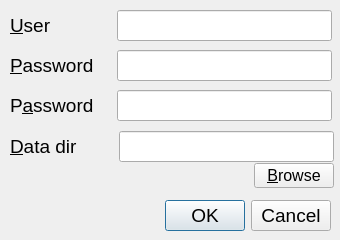
<?xml version="1.0" encoding="UTF-8"?>
<ui version="4.0">
 <class>registration</class>
 <widget class="QDialog" name="registration">
  <property name="geometry">
   <rect>
    <x>0</x>
    <y>0</y>
    <width>340</width>
    <height>240</height>
   </rect>
  </property>
  <property name="sizePolicy">
   <sizepolicy hsizetype="Fixed" vsizetype="Fixed">
    <horstretch>0</horstretch>
    <verstretch>0</verstretch>
   </sizepolicy>
  </property>
  <property name="minimumSize">
   <size>
    <width>340</width>
    <height>240</height>
   </size>
  </property>
  <property name="maximumSize">
   <size>
    <width>340</width>
    <height>240</height>
   </size>
  </property>
  <property name="font">
   <font>
    <pointsize>14</pointsize>
   </font>
  </property>
  <property name="windowTitle">
   <string>Registration</string>
  </property>
  <property name="modal">
   <bool>true</bool>
  </property>
  <widget class="QDialogButtonBox" name="buttonBox">
   <property name="geometry">
    <rect>
     <x>20</x>
     <y>200</y>
     <width>311</width>
     <height>32</height>
    </rect>
   </property>
   <property name="orientation">
    <enum>Qt::Horizontal</enum>
   </property>
   <property name="standardButtons">
    <set>QDialogButtonBox::Cancel|QDialogButtonBox::Ok</set>
   </property>
  </widget>
  <widget class="QWidget" name="horizontalLayoutWidget">
   <property name="geometry">
    <rect>
     <x>10</x>
     <y>10</y>
     <width>322</width>
     <height>31</height>
    </rect>
   </property>
   <layout class="QHBoxLayout" name="horizontalLayout">
    <item>
     <widget class="QLabel" name="label">
      <property name="minimumSize">
       <size>
        <width>100</width>
        <height>0</height>
       </size>
      </property>
      <property name="text">
       <string>&amp;User</string>
      </property>
      <property name="buddy">
       <cstring>user</cstring>
      </property>
     </widget>
    </item>
    <item>
     <widget class="QLineEdit" name="user">
      <property name="sizePolicy">
       <sizepolicy hsizetype="Fixed" vsizetype="Fixed">
        <horstretch>0</horstretch>
        <verstretch>0</verstretch>
       </sizepolicy>
      </property>
      <property name="minimumSize">
       <size>
        <width>215</width>
        <height>28</height>
       </size>
      </property>
      <property name="maximumSize">
       <size>
        <width>215</width>
        <height>16777215</height>
       </size>
      </property>
      <property name="toolTip">
       <string>&lt;!DOCTYPE HTML PUBLIC &quot;-//W3C//DTD HTML 4.0//EN&quot; &quot;http://www.w3.org/TR/REC-html40/strict.dtd&quot;&gt;
&lt;html&gt;&lt;head&gt;&lt;meta name=&quot;qrichtext&quot; content=&quot;1&quot; /&gt;&lt;style type=&quot;text/css&quot;&gt;
p, li { white-space: pre-wrap; }
&lt;/style&gt;&lt;/head&gt;&lt;body style=&quot; font-family:'Ubuntu'; font-size:14pt; font-weight:400; font-style:normal;&quot;&gt;
&lt;p style=&quot; margin-top:0px; margin-bottom:0px; margin-left:0px; margin-right:0px; -qt-block-indent:0; text-indent:0px;&quot;&gt;&lt;span style=&quot; font-size:10pt;&quot;&gt;acceptable user name must constist of underline symbol,  latin alfabet symbols (a-zA-z), numbers (0-9), with length at least 3 symbols&lt;/span&gt;&lt;/p&gt;&lt;/body&gt;&lt;/html&gt;</string>
      </property>
     </widget>
    </item>
   </layout>
  </widget>
  <widget class="QWidget" name="horizontalLayoutWidget_2">
   <property name="geometry">
    <rect>
     <x>10</x>
     <y>50</y>
     <width>322</width>
     <height>31</height>
    </rect>
   </property>
   <layout class="QHBoxLayout" name="horizontalLayout_2">
    <item>
     <widget class="QLabel" name="label_2">
      <property name="minimumSize">
       <size>
        <width>100</width>
        <height>0</height>
       </size>
      </property>
      <property name="text">
       <string>&amp;Password</string>
      </property>
      <property name="buddy">
       <cstring>pass_1</cstring>
      </property>
     </widget>
    </item>
    <item>
     <widget class="QLineEdit" name="pass_1">
      <property name="sizePolicy">
       <sizepolicy hsizetype="Fixed" vsizetype="Fixed">
        <horstretch>0</horstretch>
        <verstretch>0</verstretch>
       </sizepolicy>
      </property>
      <property name="minimumSize">
       <size>
        <width>215</width>
        <height>28</height>
       </size>
      </property>
      <property name="maximumSize">
       <size>
        <width>215</width>
        <height>16777215</height>
       </size>
      </property>
      <property name="toolTip">
       <string>&lt;!DOCTYPE HTML PUBLIC &quot;-//W3C//DTD HTML 4.0//EN&quot; &quot;http://www.w3.org/TR/REC-html40/strict.dtd&quot;&gt;
&lt;html&gt;&lt;head&gt;&lt;meta name=&quot;qrichtext&quot; content=&quot;1&quot; /&gt;&lt;style type=&quot;text/css&quot;&gt;
p, li { white-space: pre-wrap; }
&lt;/style&gt;&lt;/head&gt;&lt;body style=&quot; font-family:'Ubuntu'; font-size:14pt; font-weight:400; font-style:normal;&quot;&gt;
&lt;p style=&quot; margin-top:0px; margin-bottom:0px; margin-left:0px; margin-right:0px; -qt-block-indent:0; text-indent:0px;&quot;&gt;&lt;span style=&quot; font-size:10pt;&quot;&gt;acceptable password must constist of underline symbol,  latin alfabet symbols (a-zA-z), numbers (0-9), with length at least 5 symbols&lt;/span&gt;&lt;/p&gt;&lt;/body&gt;&lt;/html&gt;</string>
      </property>
      <property name="echoMode">
       <enum>QLineEdit::Password</enum>
      </property>
     </widget>
    </item>
   </layout>
  </widget>
  <widget class="QWidget" name="horizontalLayoutWidget_3">
   <property name="geometry">
    <rect>
     <x>10</x>
     <y>90</y>
     <width>322</width>
     <height>31</height>
    </rect>
   </property>
   <layout class="QHBoxLayout" name="horizontalLayout_3">
    <item>
     <widget class="QLabel" name="label_3">
      <property name="minimumSize">
       <size>
        <width>100</width>
        <height>0</height>
       </size>
      </property>
      <property name="text">
       <string>P&amp;assword</string>
      </property>
      <property name="buddy">
       <cstring>pass_2</cstring>
      </property>
     </widget>
    </item>
    <item>
     <widget class="QLineEdit" name="pass_2">
      <property name="sizePolicy">
       <sizepolicy hsizetype="Fixed" vsizetype="Fixed">
        <horstretch>0</horstretch>
        <verstretch>0</verstretch>
       </sizepolicy>
      </property>
      <property name="minimumSize">
       <size>
        <width>215</width>
        <height>28</height>
       </size>
      </property>
      <property name="maximumSize">
       <size>
        <width>215</width>
        <height>16777215</height>
       </size>
      </property>
      <property name="toolTip">
       <string>&lt;!DOCTYPE HTML PUBLIC &quot;-//W3C//DTD HTML 4.0//EN&quot; &quot;http://www.w3.org/TR/REC-html40/strict.dtd&quot;&gt;
&lt;html&gt;&lt;head&gt;&lt;meta name=&quot;qrichtext&quot; content=&quot;1&quot; /&gt;&lt;style type=&quot;text/css&quot;&gt;
p, li { white-space: pre-wrap; }
&lt;/style&gt;&lt;/head&gt;&lt;body style=&quot; font-family:'Ubuntu'; font-size:14pt; font-weight:400; font-style:normal;&quot;&gt;
&lt;p style=&quot; margin-top:0px; margin-bottom:0px; margin-left:0px; margin-right:0px; -qt-block-indent:0; text-indent:0px;&quot;&gt;&lt;span style=&quot; font-size:10pt;&quot;&gt;acceptable password must constist of underline symbol,  latin alfabet symbols (a-zA-z), numbers (0-9), with length at least 5 symbols&lt;/span&gt;&lt;/p&gt;&lt;/body&gt;&lt;/html&gt;</string>
      </property>
      <property name="echoMode">
       <enum>QLineEdit::Password</enum>
      </property>
     </widget>
    </item>
   </layout>
  </widget>
  <widget class="QWidget" name="verticalLayoutWidget">
   <property name="geometry">
    <rect>
     <x>10</x>
     <y>130</y>
     <width>324</width>
     <height>61</height>
    </rect>
   </property>
   <layout class="QVBoxLayout" name="verticalLayout">
    <property name="spacing">
     <number>0</number>
    </property>
    <item>
     <layout class="QHBoxLayout" name="horizontalLayout_4" stretch="0,0">
      <item>
       <widget class="QLabel" name="label_4">
        <property name="minimumSize">
         <size>
          <width>100</width>
          <height>0</height>
         </size>
        </property>
        <property name="text">
         <string>&amp;Data dir</string>
        </property>
        <property name="buddy">
         <cstring>dir</cstring>
        </property>
       </widget>
      </item>
      <item>
       <widget class="QLineEdit" name="dir">
        <property name="sizePolicy">
         <sizepolicy hsizetype="Fixed" vsizetype="Fixed">
          <horstretch>0</horstretch>
          <verstretch>0</verstretch>
         </sizepolicy>
        </property>
        <property name="minimumSize">
         <size>
          <width>215</width>
          <height>28</height>
         </size>
        </property>
        <property name="maximumSize">
         <size>
          <width>215</width>
          <height>16777215</height>
         </size>
        </property>
        <property name="toolTip">
         <string>&lt;!DOCTYPE HTML PUBLIC &quot;-//W3C//DTD HTML 4.0//EN&quot; &quot;http://www.w3.org/TR/REC-html40/strict.dtd&quot;&gt;
&lt;html&gt;&lt;head&gt;&lt;meta name=&quot;qrichtext&quot; content=&quot;1&quot; /&gt;&lt;style type=&quot;text/css&quot;&gt;
p, li { white-space: pre-wrap; }
&lt;/style&gt;&lt;/head&gt;&lt;body style=&quot; font-family:'Ubuntu'; font-size:14pt; font-weight:400; font-style:normal;&quot;&gt;
&lt;p style=&quot; margin-top:0px; margin-bottom:0px; margin-left:0px; margin-right:0px; -qt-block-indent:0; text-indent:0px;&quot;&gt;&lt;span style=&quot; font-size:10pt;&quot;&gt;select directory for storind data, you must have read and write permissions to that directory&lt;/span&gt;&lt;/p&gt;&lt;/body&gt;&lt;/html&gt;</string>
        </property>
        <property name="echoMode">
         <enum>QLineEdit::Normal</enum>
        </property>
       </widget>
      </item>
     </layout>
    </item>
    <item>
     <layout class="QHBoxLayout" name="horizontalLayout_5">
      <item>
       <spacer name="horizontalSpacer">
        <property name="orientation">
         <enum>Qt::Horizontal</enum>
        </property>
        <property name="sizeHint" stdset="0">
         <size>
          <width>40</width>
          <height>20</height>
         </size>
        </property>
       </spacer>
      </item>
      <item>
       <widget class="QPushButton" name="pushButton">
        <property name="sizePolicy">
         <sizepolicy hsizetype="Minimum" vsizetype="Minimum">
          <horstretch>0</horstretch>
          <verstretch>0</verstretch>
         </sizepolicy>
        </property>
        <property name="maximumSize">
         <size>
          <width>200</width>
          <height>25</height>
         </size>
        </property>
        <property name="font">
         <font>
          <pointsize>12</pointsize>
         </font>
        </property>
        <property name="text">
         <string>&amp;Browse</string>
        </property>
       </widget>
      </item>
     </layout>
    </item>
   </layout>
  </widget>
 </widget>
 <resources/>
 <connections>
  <connection>
   <sender>buttonBox</sender>
   <signal>accepted()</signal>
   <receiver>registration</receiver>
   <slot>accept()</slot>
   <hints>
    <hint type="sourcelabel">
     <x>248</x>
     <y>231</y>
    </hint>
    <hint type="destinationlabel">
     <x>157</x>
     <y>239</y>
    </hint>
   </hints>
  </connection>
  <connection>
   <sender>buttonBox</sender>
   <signal>rejected()</signal>
   <receiver>registration</receiver>
   <slot>reject()</slot>
   <hints>
    <hint type="sourcelabel">
     <x>316</x>
     <y>231</y>
    </hint>
    <hint type="destinationlabel">
     <x>286</x>
     <y>239</y>
    </hint>
   </hints>
  </connection>
  <connection>
   <sender>user</sender>
   <signal>textChanged(QString)</signal>
   <receiver>registration</receiver>
   <slot>changes()</slot>
   <hints>
    <hint type="sourcelabel">
     <x>320</x>
     <y>27</y>
    </hint>
    <hint type="destinationlabel">
     <x>336</x>
     <y>26</y>
    </hint>
   </hints>
  </connection>
  <connection>
   <sender>pass_1</sender>
   <signal>textChanged(QString)</signal>
   <receiver>registration</receiver>
   <slot>changes()</slot>
   <hints>
    <hint type="sourcelabel">
     <x>315</x>
     <y>66</y>
    </hint>
    <hint type="destinationlabel">
     <x>335</x>
     <y>63</y>
    </hint>
   </hints>
  </connection>
  <connection>
   <sender>pass_2</sender>
   <signal>textChanged(QString)</signal>
   <receiver>registration</receiver>
   <slot>changes()</slot>
   <hints>
    <hint type="sourcelabel">
     <x>317</x>
     <y>108</y>
    </hint>
    <hint type="destinationlabel">
     <x>336</x>
     <y>106</y>
    </hint>
   </hints>
  </connection>
  <connection>
   <sender>pushButton</sender>
   <signal>clicked()</signal>
   <receiver>registration</receiver>
   <slot>choose_dir()</slot>
   <hints>
    <hint type="sourcelabel">
     <x>318</x>
     <y>183</y>
    </hint>
    <hint type="destinationlabel">
     <x>336</x>
     <y>189</y>
    </hint>
   </hints>
  </connection>
  <connection>
   <sender>dir</sender>
   <signal>textChanged(QString)</signal>
   <receiver>registration</receiver>
   <slot>changes()</slot>
   <hints>
    <hint type="sourcelabel">
     <x>305</x>
     <y>145</y>
    </hint>
    <hint type="destinationlabel">
     <x>336</x>
     <y>143</y>
    </hint>
   </hints>
  </connection>
 </connections>
 <slots>
  <slot>changes()</slot>
  <slot>choose_dir()</slot>
 </slots>
</ui>
